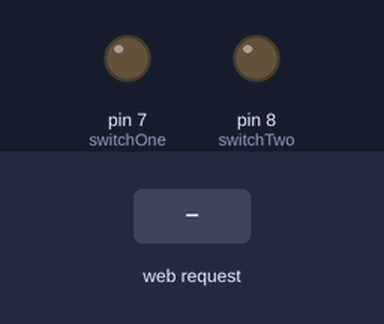
A sketch run on a simulated Arduino Uno, built for the host (arithmetic inside an expression is 32-bit, double 64-bit). Shown: output pins drawn as LEDs (lit = HIGH). The test bench sets the inputs (shaded band). WiFi joins after 1.5 s; servers stay silent unless stated.

Above: at 1.2 s.
1.3 s: HTTP request GET /openthedoor received
At 1.7 s:
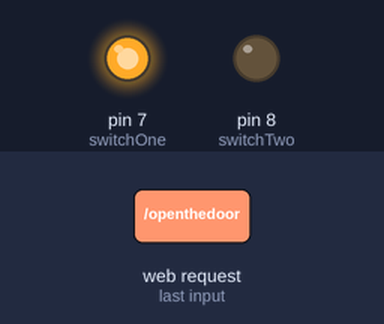
Timing chart, 0 to 4.3 s (numbered marks = the images above; inputs shaded):
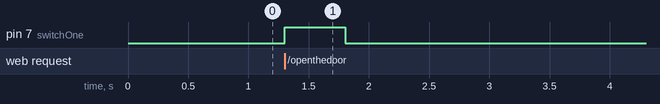

The sketch:

2outputsWeb.ino
```cpp
/*
  Web Server 2 Relays
  based on "Web Server" Examples by "David A. Mellis" and "Tom Igoe"
*/

#include <SPI.h>
#include <Ethernet.h>

#define HTTP_VERB             "GET"
#define LINE_BUFFER_SIZE      255
#define REQUEST_BUFFER_SIZE   96

#define TIMER_PORTE_AUTO      500

// Enter a MAC address and IP address for your controller below.
// The IP address will be dependent on your local network:

byte mac[] = { 0xDE, 0xAD, 0xBE, 0xEF, 0xFE, 0xED };
IPAddress ip(10,42,254,250);

// Initialize the Ethernet server library
// with the IP address and port you want to use
// (port 80 is default for HTTP):

EthernetServer server(80);

int switchOneState = LOW;
int switchTwoState = LOW;

const int switchOne =  7;
const int switchTwo =  8;

void setup()
{
  // Initialize the relays
  pinMode(switchOne, OUTPUT);
  pinMode(switchTwo, OUTPUT);

  // start the Ethernet connection and the server:
  Ethernet.begin(mac, ip);
  server.begin();
}

void open_door()
{
  digitalWrite(switchOne, HIGH);
  delay(TIMER_PORTE_AUTO);
  digitalWrite(switchOne, LOW);
  // open door
}

// Extract /XYZ from a request line :
// GET /XYZ HTTP/1.1

void get_page(char *line, char *request, char *verb)
{
  int i = 0;
  int verb_and_space_len = strlen(verb) + 1; // add the space between the verb and the request
  for (; line[i + verb_and_space_len] && ( line[i + verb_and_space_len] != ' ' ) && (i < REQUEST_BUFFER_SIZE); i++)
    request[i] = line[i + verb_and_space_len];
  request[i] = 0;
}

void loop()
{
  char lineBuffer[LINE_BUFFER_SIZE];
  int  lineBufferIndex = 0;
  char requestBuffer[REQUEST_BUFFER_SIZE];

  // listen for incoming clients
  EthernetClient client = server.available();
  if (client) {
    // an http request ends with a blank line
    boolean currentLineIsBlank = true;
    while (client.connected()) {
      if (client.available()) {
        char c = client.read();
        // if you've gotten to the end of the line (received a newline
        // character) and the line is blank, the http request has ended,
        // so you can send a reply
        if (c == '\n' && currentLineIsBlank) {
          // send a standard http response header
          client.println("HTTP/1.1 200 OK");
          client.println("Content-Type: text/html");
          client.println();
          client.println("<!DOCTYPE HTML>");
          client.println("<html>");
          client.println("<body>");

          client.println("<h1>HELLO</h1>");
          get_page(lineBuffer, requestBuffer, HTTP_VERB);

          if (strcmp(requestBuffer, "/openthedoor") == 0) {
            open_door();
          } else {
            client.println("<a href='/openthedoor'>open</a> <br />");
          }
          client.println("</body></html>");

          // reinit
          lineBufferIndex = 0;

          break;
        }
        if (c == '\n') {
          // you're starting a new line
          currentLineIsBlank = true;
          lineBuffer[lineBufferIndex++] = 0;
        }
        else if (c != '\r') {
          // you've gotten a character on the current line
          currentLineIsBlank = false;
          if (lineBufferIndex <= LINE_BUFFER_SIZE - 1)
            lineBuffer[lineBufferIndex++] = c;
        }
      }
    }
    // give the web browser time to receive the data
    delay(1);
    // close the connection:
    client.stop();
  }
}
```

Measured:
- after the input at 1.3 s, pin 7 (switchOne): LOW → HIGH at once, → LOW 0.50 s later
